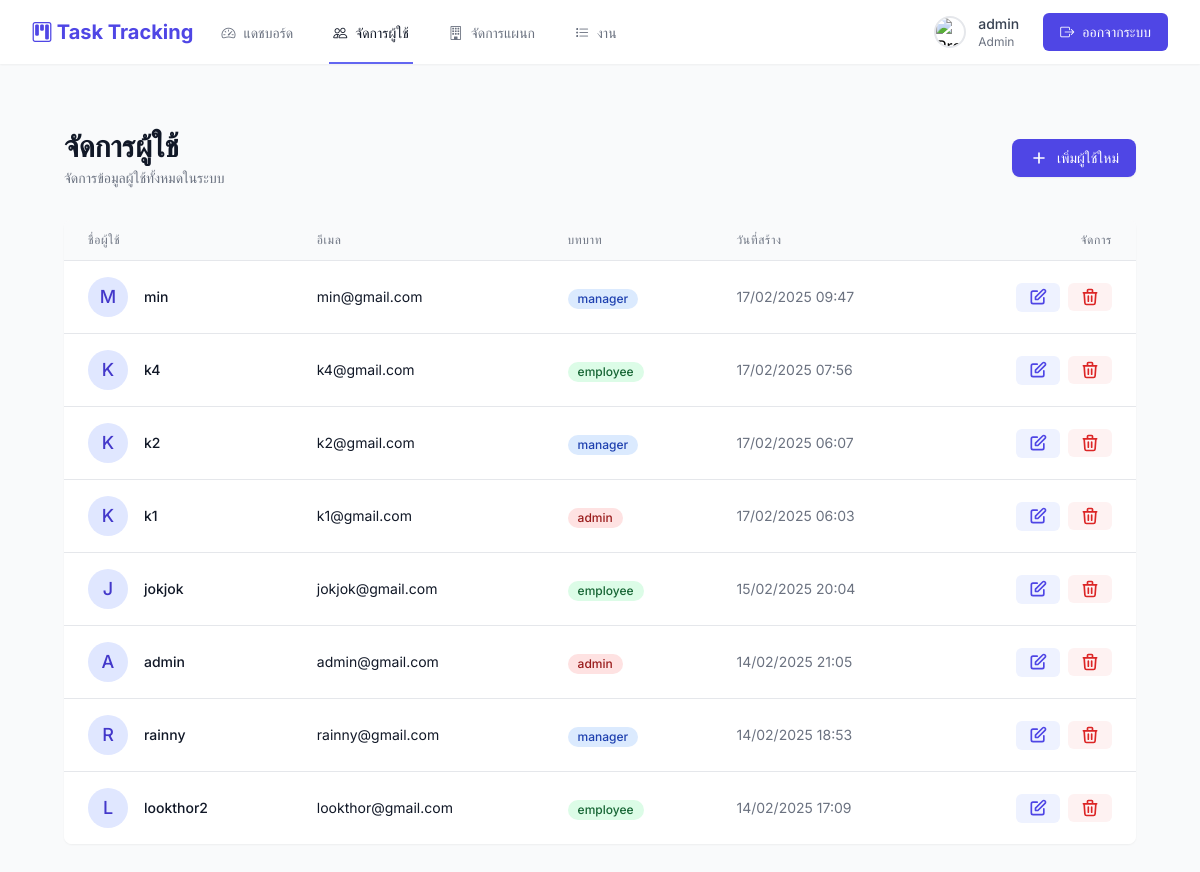
Screenshot of /admin/users.php (signed in) with the database file from the repository.
### tables this page shows
CREATE TABLE `users` (
  `user_id` int(11) NOT NULL,
  `username` varchar(50) NOT NULL,
  `email` varchar(100) NOT NULL,
  `password` varchar(255) NOT NULL,
  `role` enum('admin','manager','employee') NOT NULL DEFAULT 'employee',
  `token` varchar(64) DEFAULT NULL,
  `token_expires_at` datetime DEFAULT NULL,
  `created_at` timestamp NOT NULL DEFAULT current_timestamp(),
  `updated_at` datetime DEFAULT current_timestamp() ON UPDATE current_timestamp(),
  `is_active` tinyint(1) NOT NULL DEFAULT 1,
  `profile_image` varchar(255) DEFAULT 'default-profile.png',
  `department_id` int(11) DEFAULT NULL,
  `phone` varchar(20) DEFAULT NULL
);

### admin/users.php (the view, shortened to what this page needs)
<?php
include '../header.php';
require_once '../auth.php';
$result = $conn->query("SELECT * FROM users ORDER BY created_at DESC");
?>
<div class="min-h-screen bg-gray-50 py-8">
    <div class="max-w-7xl mx-auto px-4 sm:px-6 lg:px-8">
        <div class="mb-8 flex justify-between items-center">
            <div>
                <h1 class="text-3xl font-bold text-gray-900">จัดการผู้ใช้</h1>
                <p class="mt-1 text-sm text-gray-500">จัดการข้อมูลผู้ใช้ทั้งหมดในระบบ</p>
            </div>
            <button onclick="openAddModal()"
                    class="inline-flex items-center px-4 py-2 border border-transparent shadow-sm text-sm font-medium rounded-lg
                           text-white bg-indigo-600 hover:bg-indigo-700 focus:outline-none focus:ring-2
                           focus:ring-offset-2 focus:ring-indigo-500 transition-colors duration-200">
                <svg class="h-5 w-5 mr-2" fill="none" stroke="currentColor" viewBox="0 0 24 24">
                    <path stroke-linecap="round" stroke-linejoin="round" stroke-width="2" d="M12 6v6m0 0v6m0-6h6m-6 0H6"/>
                </svg>
                เพิ่มผู้ใช้ใหม่
            </button>
        </div>
        <div class="bg-white shadow-sm rounded-lg overflow-hidden">
            <div class="overflow-x-auto">
                <table class="min-w-full divide-y divide-gray-200">
                    <thead class="bg-gray-50">
                        <tr>
                            <th scope="col" class="px-6 py-3 text-left text-xs font-medium text-gray-500 uppercase tracking-wider">
                                ชื่อผู้ใช้
                            </th>
                            <th scope="col" class="px-6 py-3 text-left text-xs font-medium text-gray-500 uppercase tracking-wider">
                                อีเมล
                            </th>
                            <th scope="col" class="px-6 py-3 text-left text-xs font-medium text-gray-500 uppercase tracking-wider">
                                บทบาท
                            </th>
                            <th scope="col" class="px-6 py-3 text-left text-xs font-medium text-gray-500 uppercase tracking-wider">
                                วันที่สร้าง
                            </th>
                            <th scope="col" class="px-6 py-3 text-right text-xs font-medium text-gray-500 uppercase tracking-wider">
                                จัดการ
                            </th>
                        </tr>
                    </thead>
                    <tbody class="bg-white divide-y divide-gray-200">
                        <?php while ($row = $result->fetch_assoc()): ?>
                        <tr class="hover:bg-gray-50 transition-colors duration-200">
                            <td class="px-6 py-4 whitespace-nowrap">
                                <div class="flex items-center">
                                    <div class="flex-shrink-0 h-10 w-10">
                                        <div class="h-10 w-10 rounded-full bg-indigo-100 flex items-center justify-center">
                                            <span class="text-indigo-700 font-medium text-lg">
                                                <?php echo strtoupper(substr($row['username'], 0, 1)); ?>
                                            </span>
                                        </div>
                                    </div>
                                    <div class="ml-4">
                                        <div class="text-sm font-medium text-gray-900">
                                            <?php echo htmlspecialchars($row['username']); ?>
                                        </div>
                                    </div>
                                </div>
                            </td>
                            <td class="px-6 py-4 whitespace-nowrap">
                                <div class="text-sm text-gray-900"><?php echo htmlspecialchars($row['email']); ?></div>
                            </td>
                            <td class="px-6 py-4 whitespace-nowrap">
                                <span class="inline-flex items-center px-2.5 py-0.5 rounded-full text-xs font-medium
                                    <?php
                                    echo match($row['role']) {
                                        'admin' => 'bg-red-100 text-red-800',
                                        'manager' => 'bg-blue-100 text-blue-800',
                                        'employee' => 'bg-green-100 text-green-800',
                                        default => 'bg-gray-100 text-gray-800'
                                    };
                                    ?>">
                                    <?php echo htmlspecialchars($row['role']); ?>
                                </span>
                            </td>
                            <td class="px-6 py-4 whitespace-nowrap text-sm text-gray-500">
                                <?php echo date('d/m/Y H:i', strtotime($row['created_at'])); ?>
                            </td>
                            <td class="px-6 py-4 whitespace-nowrap text-right text-sm font-medium">
                                <div class="flex justify-end space-x-2">
                                    <a href="javascript:void(0)"
                                       onclick="openEditModal(<?php echo $row['user_id']; ?>)"
                                       class="text-indigo-600 hover:text-indigo-900 bg-indigo-50 hover:bg-indigo-100
                                              px-3 py-1 rounded-md transition-colors duration-200">
                                        <svg class="h-5 w-5" fill="none" stroke="currentColor" viewBox="0 0 24 24">
                                            <path stroke-linecap="round" stroke-linejoin="round" stroke-width="2"
                                                  d="M11 5H6a2 2 0 00-2 2v11a2 2 0 002 2h11a2 2 0 002-2v-5m-1.414-9.414a2 2 0 112.828 2.828L11.828 15H9v-2.828l8.586-8.586z"/>
                                        </svg>
                                    </a>
                                    <form method="POST" class="inline-block" onsubmit="return confirm('คุณแน่ใจหรือไม่ที่จะลบผู้ใช้นี้?');">
                                        <button type="submit" name="delete_user"
                                                class="text-red-600 hover:text-red-900 bg-red-50 hover:bg-red-100
                                                       px-3 py-1 rounded-md transition-colors duration-200">
                                            <svg class="h-5 w-5" fill="none" stroke="currentColor" viewBox="0 0 24 24">
                                                <path stroke-linecap="round" stroke-linejoin="round" stroke-width="2"
                                                      d="M19 7l-.867 12.142A2 2 0 0116.138 21H7.862a2 2 0 01-1.995-1.858L5 7m5 4v6m4-6v6m1-10V4a1 1 0 00-1-1h-4a1 1 0 00-1 1v3M4 7h16"/>
                                            </svg>
                                        </button>
                                    </form>
                                </div>
                            </td>
                        </tr>
                        <?php endwhile; ?>
                    </tbody>
                </table>
            </div>
        </div>
    </div>
</div>
<?php include '../footer.php'; ?>

### rows the page displays
users: username "M", username "min", email "min@gmail.com", role "manager", created_at "17/02/2025 09:47"
users: username "K", username "k4", email "k4@gmail.com", role "employee", created_at "17/02/2025 07:56"
users: username "K", username "k2", email "k2@gmail.com", role "manager", created_at "17/02/2025 06:07"
users: username "K", username "k1", email "k1@gmail.com", role "admin", created_at "17/02/2025 06:03"
users: username "J", username "jokjok", email "jokjok@gmail.com", role "employee", created_at "15/02/2025 20:04"
users: username "A", username "admin", email "admin@gmail.com", role "admin", created_at "14/02/2025 21:05"
users: username "R", username "rainny", email "rainny@gmail.com", role "manager", created_at "14/02/2025 18:53"
users: username "L", username "lookthor2", email "lookthor@gmail.com", role "employee", created_at "14/02/2025 17:09"

### other values shown
$_SESSION['username'] "admin"
$_SESSION['role'] "Admin"
